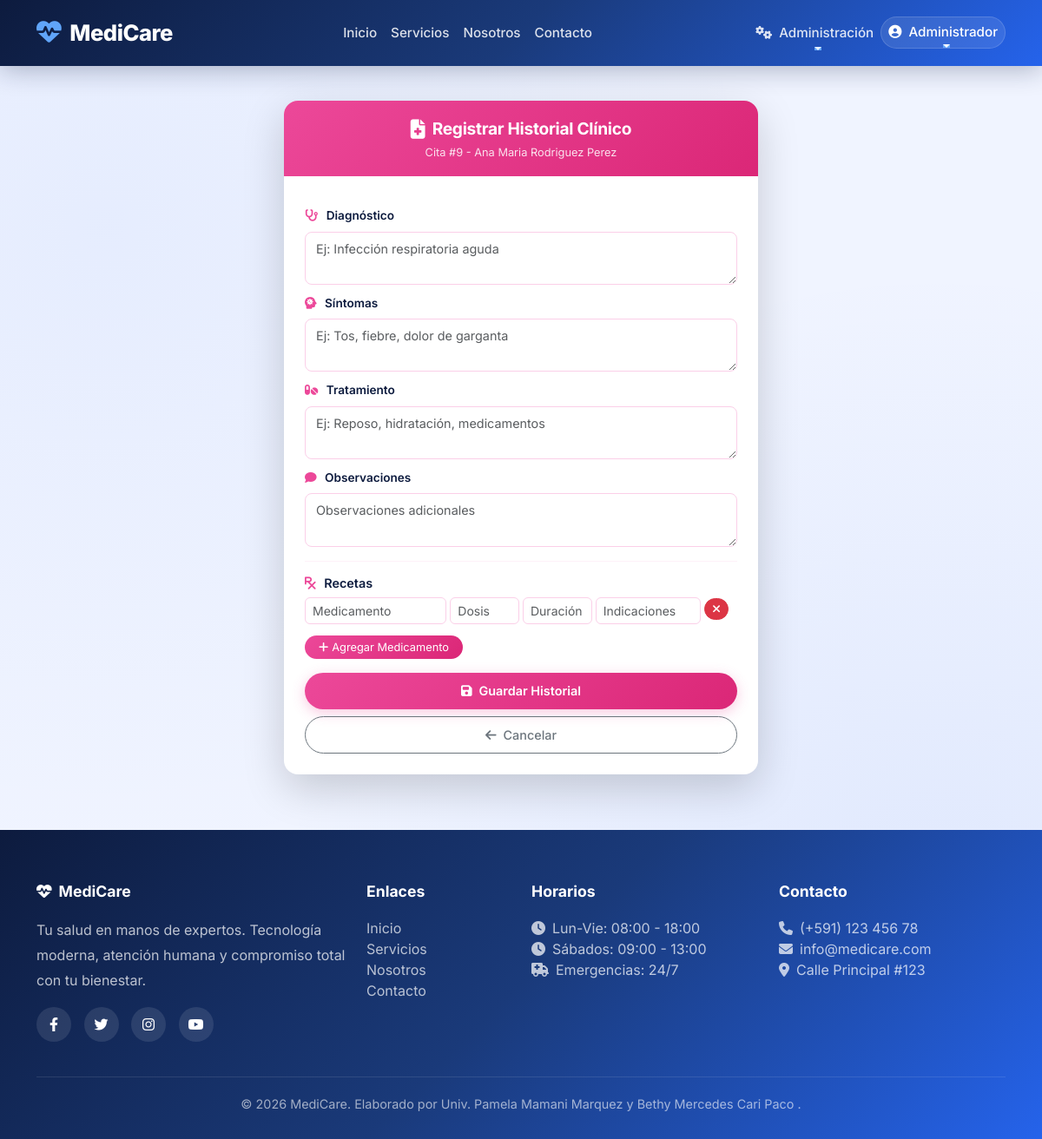
The app's page /historial/crear/9 (signed in) with its own data.
### app/models/usuario.py (models this page shows, shortened)
class Usuario(UserMixin, db.Model):
    __tablename__ = 'usuarios'
    id = db.Column(db.Integer, primary_key=True)
    username = db.Column(db.String(80), unique=True, nullable=False)
    email = db.Column(db.String(120), unique=True, nullable=False)
    password_hash = db.Column(db.String(200), nullable=False)
    rol = db.Column(db.String(20), nullable=False, default='paciente')
    nombres = db.Column(db.String(100))
    apellidos = db.Column(db.String(100))
    ci = db.Column(db.String(20))
    telefono = db.Column(db.String(20))
    fecha_registro = db.Column(db.DateTime, default=datetime.utcnow)
    activo = db.Column(db.Boolean, default=True)
    paciente = db.relationship('Paciente', back_populates='usuario', uselist=False)
    medico = db.relationship('Medico', back_populates='usuario', uselist=False)
    def is_admin(self):
        return self.rol == 'admin'

### app/models/cita.py (models this page shows)
class Cita(db.Model):
    __tablename__ = 'citas'
    id = db.Column(db.Integer, primary_key=True)
    paciente_id = db.Column(db.Integer, db.ForeignKey('pacientes.id'))
    medico_id = db.Column(db.Integer, db.ForeignKey('medicos.id'))
    sala_id = db.Column(db.Integer, db.ForeignKey('salas.id'))
    fecha_hora = db.Column(db.DateTime, nullable=False)
    motivo = db.Column(db.Text)
    estado = db.Column(db.String(20), default='pendiente')
    fecha_creacion = db.Column(db.DateTime, default=datetime.utcnow)
    observaciones = db.Column(db.Text)
    paciente = db.relationship('Paciente', back_populates='citas')
    medico = db.relationship('Medico', back_populates='citas')
    sala = db.relationship('Sala', back_populates='citas')
    factura = db.relationship('Factura', back_populates='cita', uselist=False)
    historial = db.relationship('HistorialClinico', back_populates='cita', uselist=False)

### app/models/paciente.py (models this page shows, shortened)
class Paciente(db.Model):
    __tablename__ = 'pacientes'
    id = db.Column(db.Integer, primary_key=True)
    usuario_id = db.Column(db.Integer, db.ForeignKey('usuarios.id'), unique=True)
    ci = db.Column(db.String(20), unique=True, nullable=False)
    nombres = db.Column(db.String(100), nullable=False)
    apellidos = db.Column(db.String(100), nullable=False)
    fecha_nacimiento = db.Column(db.Date)
    genero = db.Column(db.String(10))
    telefono = db.Column(db.String(20))
    direccion = db.Column(db.String(200))
    email = db.Column(db.String(120))
    seguro_medico = db.Column(db.String(100))
    alergias = db.Column(db.Text)
    fecha_registro = db.Column(db.DateTime, default=datetime.utcnow)
    usuario = db.relationship('Usuario', back_populates='paciente', uselist=False)
    citas = db.relationship('Cita', back_populates='paciente')
    historial = db.relationship('HistorialClinico', back_populates='paciente')

### app/historial/routes.py (the view, shortened to what this page needs)
@bp_historial.route('/crear/<int:cita_id>', methods=['GET', 'POST'])
@login_required
def crear(cita_id):
    if not (current_user.is_admin() or current_user.is_medico()):
        flash('⛔ No tienes permisos.', 'danger')
        return redirect(url_for('core.landing'))
    cita = Cita.query.get_or_404(cita_id)
    if cita.estado != 'completada':
        flash('⚠️ Solo se puede crear historial de citas completadas.', 'warning')
        return redirect(url_for('cita.index'))
    if HistorialClinico.query.filter_by(cita_id=cita_id).first():
        flash('⚠️ Esta cita ya tiene un historial registrado.', 'info')
        return redirect(url_for('cita.index'))
    return render_template('historial/crear.html', cita=cita)

### templates/historial/crear.html (shortened to what this page needs)
{% extends "base.html" %}
{% block content %}
<div class="container py-4">
    <div class="row justify-content-center">
        <div class="col-lg-6 col-md-8">
            <div class="card border-0 shadow-lg" style="border-radius: 16px; overflow: hidden; background: white;">
                <div class="card-header text-center border-0" style="background: linear-gradient(135deg, #ec4899, #db2777); padding: 18px 20px;">
                    <div class="d-flex align-items-center justify-content-center gap-2">
                        <i class="fas fa-file-medical" style="font-size: 1.4rem; color: white;"></i>
                        <span style="font-weight: 700; font-size: 1.2rem; color: white; letter-spacing: -0.3px;">
                            Registrar Historial Clínico
                        </span>
                    </div>
                    <p style="color: rgba(255,255,255,0.85); margin: 3px 0 0 0; font-size: 0.8rem;">
                        Cita #{{ cita.id }} - {{ cita.paciente.nombres if cita.paciente else '' }} {{ cita.paciente.apellidos if cita.paciente else '' }}
                    </p>
                </div>
                <div class="card-body p-4">
                    <form method="POST" action="{{ url_for('historial.crear', cita_id=cita.id) }}">
                        <div class="mt-2">
                            <label for="diagnostico" class="form-label fw-semibold" style="color: #0d1b3e; font-size: 0.85rem;">
                                <i class="fas fa-stethoscope" style="color: #ec4899; margin-right: 6px;"></i> Diagnóstico
                            </label>
                            <textarea class="form-control form-control-sm" id="diagnostico" name="diagnostico"
                                      rows="2" placeholder="Ej: Infección respiratoria aguda" required style="border-radius: 8px; padding: 8px 12px; font-size: 0.9rem; border: 1px solid #fbcfe8;"></textarea>
                        </div>
                        <div class="mt-2">
                            <label for="sintomas" class="form-label fw-semibold" style="color: #0d1b3e; font-size: 0.85rem;">
                                <i class="fas fa-head-side-virus" style="color: #ec4899; margin-right: 6px;"></i> Síntomas
                            </label>
                            <textarea class="form-control form-control-sm" id="sintomas" name="sintomas"
                                      rows="2" placeholder="Ej: Tos, fiebre, dolor de garganta" style="border-radius: 8px; padding: 8px 12px; font-size: 0.9rem; border: 1px solid #fbcfe8;"></textarea>
                        </div>
                        <div class="mt-2">
                            <label for="tratamiento" class="form-label fw-semibold" style="color: #0d1b3e; font-size: 0.85rem;">
                                <i class="fas fa-pills" style="color: #ec4899; margin-right: 6px;"></i> Tratamiento
                            </label>
                            <textarea class="form-control form-control-sm" id="tratamiento" name="tratamiento"
                                      rows="2" placeholder="Ej: Reposo, hidratación, medicamentos" style="border-radius: 8px; padding: 8px 12px; font-size: 0.9rem; border: 1px solid #fbcfe8;"></textarea>
                        </div>
                        <div class="mt-2">
                            <label for="observaciones" class="form-label fw-semibold" style="color: #0d1b3e; font-size: 0.85rem;">
                                <i class="fas fa-comment" style="color: #ec4899; margin-right: 6px;"></i> Observaciones
                            </label>
                            <textarea class="form-control form-control-sm" id="observaciones" name="observaciones"
                                      rows="2" placeholder="Observaciones adicionales" style="border-radius: 8px; padding: 8px 12px; font-size: 0.9rem; border: 1px solid #fbcfe8;"></textarea>
                        </div>
                        <hr style="border-color: #fbcfe8;">
                        <h6 class="fw-semibold mb-2" style="color: #0d1b3e; font-size: 0.9rem;">
                            <i class="fas fa-prescription" style="color: #ec4899; margin-right: 6px;"></i> Recetas
                        </h6>
                        <div id="recetas-container">
                            <div class="receta-item row g-1 mb-2">
                                <div class="col-md-4">
                                    <input type="text" class="form-control form-control-sm" name="medicamento[]" placeholder="Medicamento" style="border-radius: 6px; border: 1px solid #fbcfe8;">
                                </div>
                                <div class="col-md-2">
                                    <input type="text" class="form-control form-control-sm" name="dosis[]" placeholder="Dosis" style="border-radius: 6px; border: 1px solid #fbcfe8;">
                                </div>
                                <div class="col-md-2">
                                    <input type="text" class="form-control form-control-sm" name="duracion[]" placeholder="Duración" style="border-radius: 6px; border: 1px solid #fbcfe8;">
                                </div>
                                <div class="col-md-3">
                                    <input type="text" class="form-control form-control-sm" name="indicaciones[]" placeholder="Indicaciones" style="border-radius: 6px; border: 1px solid #fbcfe8;">
                                </div>
                                <div class="col-md-1">
                                    <button type="button" class="btn btn-danger btn-sm" style="border-radius: 50px; padding: 2px 8px; font-size: 0.8rem;" onclick="eliminarReceta(this)">
                                        <i class="fas fa-times"></i>
                                    </button>
                                </div>
                            </div>
                        </div>
                        <button type="button" class="btn btn-sm" style="border-radius: 50px; padding: 4px 16px; font-size: 0.8rem; background: linear-gradient(135deg, #ec4899, #db2777); color: white; border: none; margin-top: 5px;" onclick="agregarReceta()">
                            <i class="fas fa-plus me-1"></i>Agregar Medicamento
                        </button>
                        <div class="d-grid gap-2 mt-3">
                            <button type="submit" class="btn" style="border-radius: 50px; padding: 10px; font-weight: 600; font-size: 0.9rem; background: linear-gradient(135deg, #ec4899, #db2777); color: white; border: none; box-shadow: 0 4px 15px rgba(236, 72, 153, 0.3); transition: all 0.3s ease;">
                                <i class="fas fa-save me-2"></i>Guardar Historial
                            </button>
                            <a href="{{ url_for('historial.index') }}" class="btn btn-outline-secondary" style="border-radius: 50px; padding: 10px; font-weight: 500; font-size: 0.9rem; transition: all 0.3s ease;">
                                <i class="fas fa-arrow-left me-2"></i>Cancelar
                            </a>
                        </div>
                    </form>
                </div>
            </div>
        </div>
    </div>
</div>
{% endblock %}

### templates/base.html (shortened to what this page needs)
<!DOCTYPE html>
<html lang="es">
<head>
    <link href="https://cdn.jsdelivr.net/npm/bootstrap@5.3.0/dist/css/bootstrap.min.css" rel="stylesheet">
    <link rel="stylesheet" href="https://cdnjs.cloudflare.com/ajax/libs/font-awesome/6.4.0/css/all.min.css">
</head>
<body>
    <nav class="navbar navbar-expand-lg navbar-custom">
        <div class="container">
            <a class="navbar-brand" href="{{ url_for('core.landing') }}">
                <i class="fas fa-heartbeat"></i>MediCare
            </a>
            <div class="collapse navbar-collapse" id="navbarNav">
                <ul class="navbar-nav mx-auto">
                    <li class="nav-item">
                        <a class="nav-link" href="{{ url_for('core.landing') }}">Inicio</a>
                    </li>
                    <li class="nav-item">
                        <a class="nav-link" href="{{ url_for('core.servicios') }}">Servicios</a>
                    </li>
                    <li class="nav-item">
                        <a class="nav-link" href="{{ url_for('core.about') }}">Nosotros</a>
                    </li>
                    <li class="nav-item">
                        <a class="nav-link" href="{{ url_for('core.contacto') }}">Contacto</a>
                    </li>
                </ul>
                <ul class="navbar-nav">
                    {% if current_user.is_authenticated %}
                        {% if current_user.is_admin() %}
                        <li class="nav-item dropdown">
                            <a class="nav-link dropdown-toggle text-white" href="#" id="adminDropdown" role="button" data-bs-toggle="dropdown">
                                <i class="fas fa-cogs me-1"></i> Administración
                            </a>
                        </li>
                        {% endif %}
                        <li class="nav-item dropdown user-dropdown">
                            <a class="nav-link dropdown-toggle text-white" href="#" id="userDropdown" role="button" data-bs-toggle="dropdown">
                                <i class="fas fa-user-circle me-1"></i>
                                {{ current_user.nombres }}
                            </a>
                        </li>
                    {% endif %}
                </ul>
            </div>
        </div>
    </nav>
    <main>
        {% block content %}{% endblock %}
    </main>
    <footer class="footer-custom">
        <div class="container">
            <div class="row g-4">
                <div class="col-md-4">
                    <h5><i class="fas fa-heartbeat me-2"></i>MediCare</h5>
                    <p style="opacity: 0.8; line-height: 1.8; position: relative; z-index: 1;">Tu salud en manos de expertos. Tecnología moderna, atención humana y compromiso total con tu bienestar.</p>
                    <div class="social-links mt-3">
                        <a href="#"><i class="fab fa-facebook-f"></i></a>
                        <a href="#"><i class="fab fa-twitter"></i></a>
                        <a href="#"><i class="fab fa-instagram"></i></a>
                        <a href="#"><i class="fab fa-youtube"></i></a>
                    </div>
                </div>
                <div class="col-md-2">
                    <h5>Enlaces</h5>
                    <ul class="list-unstyled">
                        <li><a href="{{ url_for('core.landing') }}">Inicio</a></li>
                        <li><a href="{{ url_for('core.servicios') }}">Servicios</a></li>
                        <li><a href="{{ url_for('core.about') }}">Nosotros</a></li>
                        <li><a href="{{ url_for('core.contacto') }}">Contacto</a></li>
                    </ul>
                </div>
                <div class="col-md-3">
                    <h5>Horarios</h5>
                    <ul class="list-unstyled" style="opacity: 0.8;">
                        <li><i class="fas fa-clock me-2"></i>Lun-Vie: 08:00 - 18:00</li>
                        <li><i class="fas fa-clock me-2"></i>Sábados: 09:00 - 13:00</li>
                        <li><i class="fas fa-ambulance me-2"></i>Emergencias: 24/7</li>
                    </ul>
                </div>
                <div class="col-md-3">
                    <h5>Contacto</h5>
                    <ul class="list-unstyled" style="opacity: 0.8;">
                        <li><i class="fas fa-phone me-2"></i>(+591) 123 456 78</li>
                        <li><i class="fas fa-envelope me-2"></i>info@medicare.com</li>
                        <li><i class="fas fa-map-marker-alt me-2"></i>Calle Principal #123</li>
                    </ul>
                </div>
            </div>
            <div class="footer-bottom">
                <p class="mb-0">&copy; 2026 MediCare. Elaborado por Univ. Pamela Mamani Marquez y Bethy Mercedes Cari Paco .</p>
            </div>
        </div>
    </footer>
</body>
</html>

### records on screen
Usuario: nombres "Administrador"
Cita: id "9"
Paciente: paciente "Ana Maria", paciente "Rodriguez Perez"
